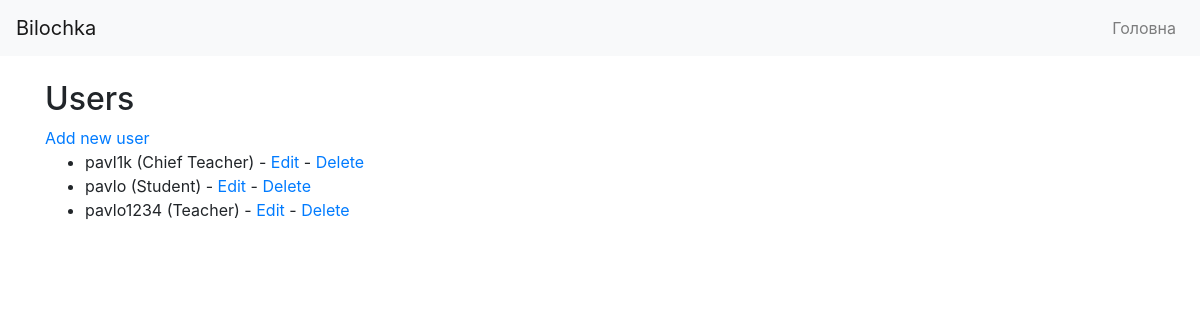
The page /users/ (signed in) on the database as committed earlier.
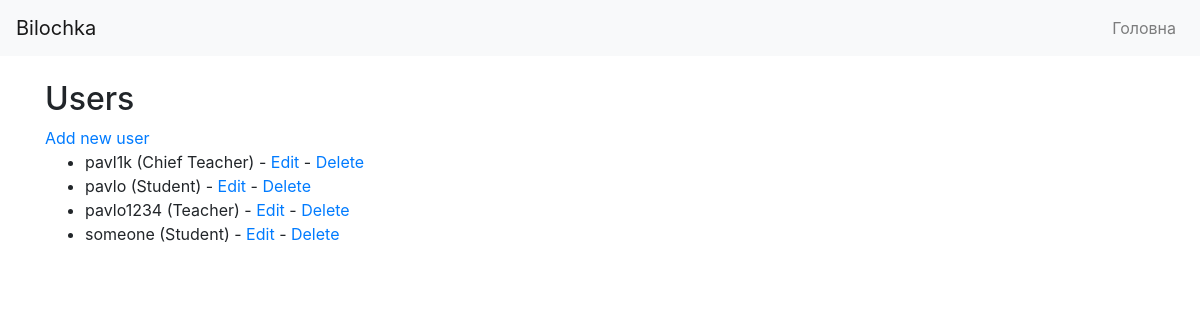
The same page on the database as committed later.
### main/models.py (models this page shows)
class User(AbstractUser):
    ROLE_CHOICES = (
        ('teacher', 'Teacher'),
        ('chief_teacher', 'Chief Teacher'),
        ('student', 'Student'),
    )
    role = models.CharField(max_length=20, choices=ROLE_CHOICES, default='student')
    user_type = models.IntegerField(choices=((1, 'Teacher'), (2, 'Chief Teacher'), (3, 'Student')), default=3)
    objects = CustomUserManager()

### main/views.py (the view)
# urls.py: path('users/', views.user_list, name='user_list'),
@login_required
def user_list(request):
    users = User.objects.order_by('username')
    return render(request, 'main/user_list.html', {'users': users})

### templates/main/user_list.html
{% extends 'base.html' %}
{% block content %}
  <h2>Users</h2>
  <a href="{% url 'user_create' %}">Add new user</a>
  <ul>
    {% for user in users %}
      <li>
        {{ user.username }} ({{ user.get_user_type_display }}) - <a href="{% url 'user_update' user.pk %}">Edit</a> - <a href="{% url 'user_delete' user.pk %}">Delete</a>
      </li>
    {% endfor %}
  </ul>
{% endblock %}

Rows that differ between the two databases and show on the page:
added User: username "someone", user_type "Student"
